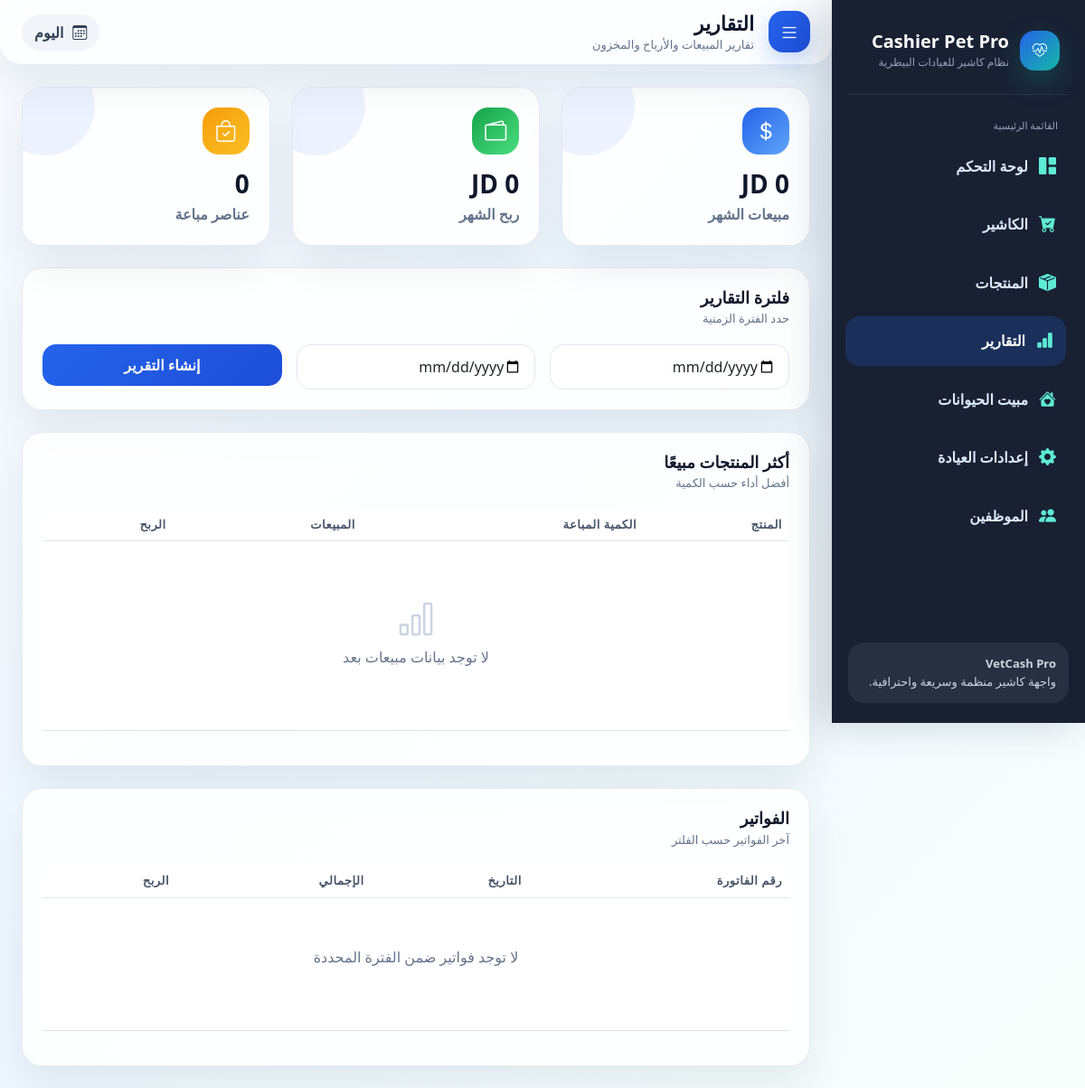
The page /reports/ (signed in) on the database as committed earlier.
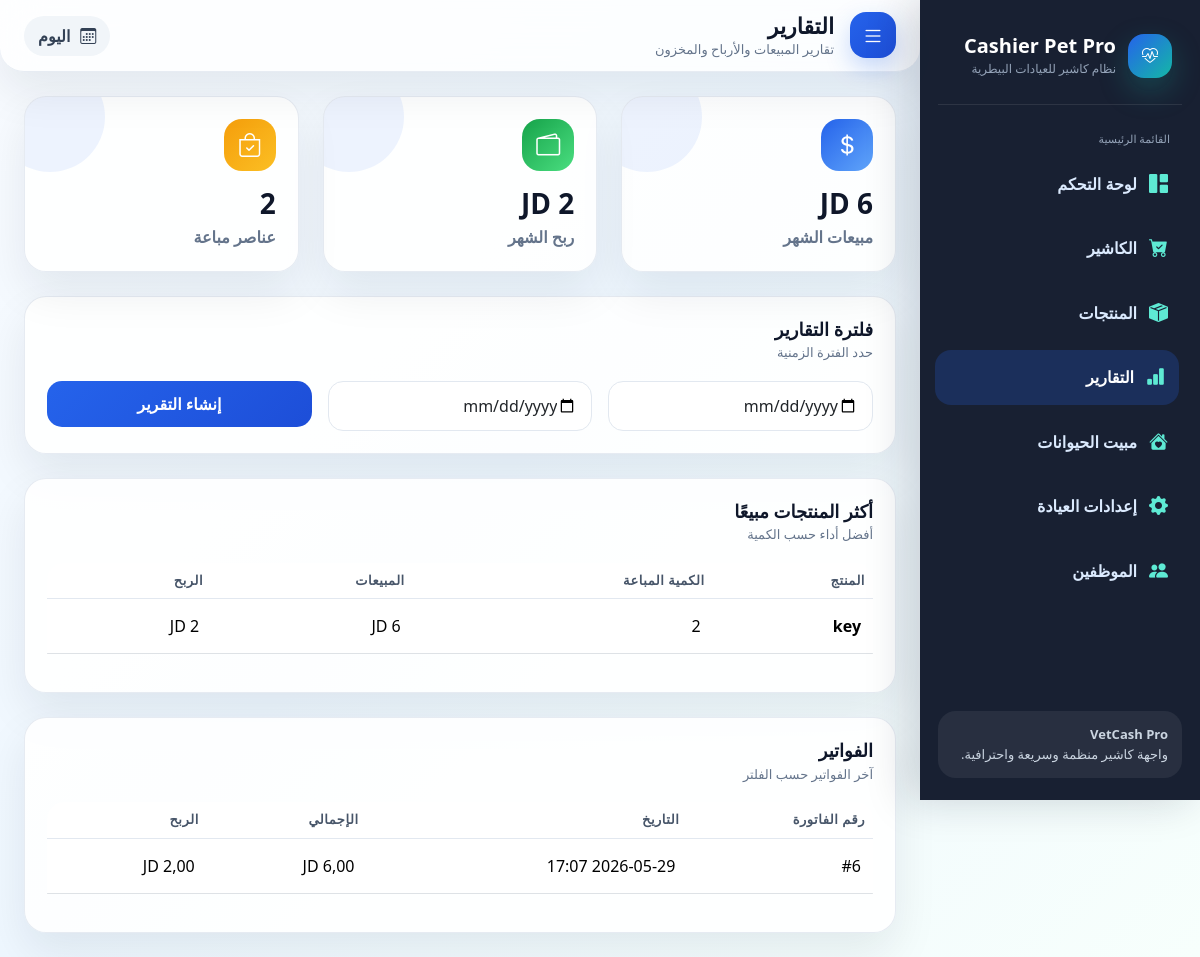
The same page on the database as committed later.
### cashier/models.py (models this page shows, shortened)
class SaleItem(models.Model):
    sale = models.ForeignKey(Sale, related_name='items', on_delete=models.CASCADE)
    product = models.ForeignKey(Product, on_delete=models.PROTECT)
    product_name = models.CharField(max_length=200)
    quantity = models.PositiveIntegerField(default=1)
    unit_price = models.DecimalField(max_digits=10, decimal_places=2)
    unit_cost = models.DecimalField(max_digits=10, decimal_places=2, default=0)
    line_total = models.DecimalField(max_digits=10, decimal_places=2)
    line_profit = models.DecimalField(max_digits=10, decimal_places=2)
    class Meta:
        verbose_name = 'عنصر فاتورة'
        verbose_name_plural = 'عناصر الفواتير'

class Sale(models.Model):
    clinic = models.ForeignKey('Clinic',on_delete=models.CASCADE, related_name='sales', null=True,blank=True)
    created_at = models.DateTimeField('تاريخ البيع', default=timezone.now)
    subtotal = models.DecimalField('المجموع الفرعي', max_digits=10, decimal_places=2, default=0)
    discount = models.DecimalField('الخصم', max_digits=10, decimal_places=2, default=0)
    total = models.DecimalField('الإجمالي', max_digits=10, decimal_places=2, default=0)
    profit = models.DecimalField('الربح', max_digits=10, decimal_places=2, default=0)
    class Meta:
        ordering = ['-created_at']
        verbose_name = 'فاتورة'
        verbose_name_plural = 'الفواتير'

### cashier/views.py (the view)
# urls.py: path('reports/', views.reports, name='reports'),
@login_required
def reports(request):
    clinic = get_user_clinic(request.user)
    today = timezone.localdate()
    start_date = request.GET.get('start_date')
    end_date = request.GET.get('end_date')
    sales = Sale.objects.filter(clinic=clinic)
    if start_date:
        sales = sales.filter(created_at__date__gte=start_date)
    if end_date:
        sales = sales.filter(created_at__date__lte=end_date)
    month_sales = Sale.objects.filter(
        clinic=clinic,
        created_at__year=today.year,
        created_at__month=today.month
    )
    top_products = (
        SaleItem.objects
        .filter(sale__clinic=clinic)
        .values('product_name')
        .annotate(
            sold_qty=Sum('quantity'),
            sales_total=Sum('line_total'),
            profit_total=Sum('line_profit')
        )
        .order_by('-sold_qty')[:10]
    )
    context = {
        'active_page': 'reports',
        'clinic': clinic,
        'monthly_sales': month_sales.aggregate(v=Sum('total'))['v'] or Decimal('0'),
        'monthly_profit': month_sales.aggregate(v=Sum('profit'))['v'] or Decimal('0'),
        'monthly_items': SaleItem.objects.filter(sale__in=month_sales).aggregate(v=Sum('quantity'))['v'] or 0,
        'sales': sales[:50],
        'top_products': top_products,
        'start_date': start_date or '',
        'end_date': end_date or '',
    }
    return render(request, 'cashier/reports.html', context)

### cashier/views.py (called while the page is built, shortened)
def get_user_clinic(user):
    if hasattr(user, 'staff_profile'):
        return user.staff_profile.clinic

### cashier/templates/cashier/reports.html (shortened to what this page needs)
{% extends 'cashier/base.html' %}
{% block page_title %}التقارير{% endblock %}
{% block page_subtitle %}تقارير المبيعات والأرباح والمخزون{% endblock %}
{% block topbar_badge %}<i class="bi bi-calendar3"></i><span>اليوم</span>{% endblock %}
{% block content %}
<div class="row g-4 mb-4">
  <div class="col-md-4"><div class="stat-card"><div class="stat-icon bg-primary-grad"><i class="bi bi-currency-dollar"></i></div><h3>{{ monthly_sales }} JD</h3><p>مبيعات الشهر</p></div></div>
  <div class="col-md-4"><div class="stat-card"><div class="stat-icon bg-green-grad"><i class="bi bi-wallet2"></i></div><h3>{{ monthly_profit }} JD</h3><p>ربح الشهر</p></div></div>
  <div class="col-md-4"><div class="stat-card"><div class="stat-icon bg-orange-grad"><i class="bi bi-bag-check"></i></div><h3>{{ monthly_items }}</h3><p>عناصر مباعة</p></div></div>
</div>
<div class="panel mb-4">
  <div class="panel-header"><div><h4 class="panel-title">فلترة التقارير</h4><p class="panel-subtitle">حدد الفترة الزمنية</p></div></div>
  <form method="get" class="row g-3">
    <div class="col-md-4"><input type="date" name="start_date" value="{{ start_date }}" class="form-control"></div>
    <div class="col-md-4"><input type="date" name="end_date" value="{{ end_date }}" class="form-control"></div>
    <div class="col-md-4"><button class="btn btn-primary w-100" type="submit">إنشاء التقرير</button></div>
  </form>
</div>
<div class="panel mb-4">
  <div class="panel-header"><div><h4 class="panel-title">أكثر المنتجات مبيعًا</h4><p class="panel-subtitle">أفضل أداء حسب الكمية</p></div></div>
  <div class="table-responsive">
    <table class="table">
      <thead><tr><th>المنتج</th><th>الكمية المباعة</th><th>المبيعات</th><th>الربح</th></tr></thead>
      <tbody>
      {% for item in top_products %}
        <tr><td><strong>{{ item.product_name }}</strong></td><td>{{ item.sold_qty }}</td><td>{{ item.sales_total }} JD</td><td>{{ item.profit_total }} JD</td></tr>
      {% empty %}
        <tr><td colspan="4"><div class="empty-state"><i class="bi bi-bar-chart"></i><p>لا توجد بيانات مبيعات بعد</p></div></td></tr>
      {% endfor %}
      </tbody>
    </table>
  </div>
</div>
<div class="panel">
  <div class="panel-header"><div><h4 class="panel-title">الفواتير</h4><p class="panel-subtitle">آخر الفواتير حسب الفلتر</p></div></div>
  <div class="table-responsive">
    <table class="table">
      <thead><tr><th>رقم الفاتورة</th><th>التاريخ</th><th>الإجمالي</th><th>الربح</th></tr></thead>
      <tbody>
      {% for sale in sales %}
        <tr><td>#{{ sale.id }}</td><td>{{ sale.created_at|date:'Y-m-d H:i' }}</td><td>{{ sale.total }} JD</td><td>{{ sale.profit }} JD</td></tr>
      {% empty %}
        <tr><td colspan="4"><div class="empty-state"><p>لا توجد فواتير ضمن الفترة المحددة</p></div></td></tr>
      {% endfor %}
      </tbody>
    </table>
  </div>
</div>
{% endblock %}

Rows that differ between the two databases and show on the page:
added SaleItem: product_name "key", sold_qty "2", profit_total "2"
added Sale: id "6", created_at "2026-05-29 17:07", profit "2,00"
Other text that changed with them:
{{ monthly_items }}: "0" → "2"
text no longer shown: "لا توجد بيانات مبيعات بعد لا توجد فواتير ضمن الفترة المحددة"
